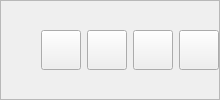
            <widget class="QFrame" name="frame_54">
             <property name="sizePolicy">
              <sizepolicy hsizetype="Preferred" vsizetype="Preferred">
               <horstretch>0</horstretch>
               <verstretch>0</verstretch>
              </sizepolicy>
             </property>
             <property name="minimumSize">
              <size>
               <width>30</width>
               <height>42</height>
              </size>
             </property>
             <property name="styleSheet">
              <string notr="true"/>
             </property>
             <property name="frameShape">
              <enum>QFrame::StyledPanel</enum>
             </property>
             <property name="frameShadow">
              <enum>QFrame::Raised</enum>
             </property>
             <layout class="QHBoxLayout" name="horizontalLayout_20">
              <property name="leftMargin">
               <number>0</number>
              </property>
              <property name="topMargin">
               <number>0</number>
              </property>
              <property name="rightMargin">
               <number>0</number>
              </property>
              <property name="bottomMargin">
               <number>0</number>
              </property>
              <item>
               <spacer name="horizontalSpacer_4">
                <property name="orientation">
                 <enum>Qt::Horizontal</enum>
                </property>
                <property name="sizeHint" stdset="0">
                 <size>
                  <width>40</width>
                  <height>20</height>
                 </size>
                </property>
               </spacer>
              </item>
              <item>
               <widget class="QPushButton" name="pushButton_70">
                <property name="minimumSize">
                 <size>
                  <width>40</width>
                  <height>40</height>
                 </size>
                </property>
                <property name="maximumSize">
                 <size>
                  <width>40</width>
                  <height>40</height>
                 </size>
                </property>
                <property name="text">
                 <string/>
                </property>
                <property name="icon">
                 <iconset>
                  <normaloff>iconos/remove.png</normaloff>iconos/remove.png</iconset>
                </property>
                <property name="iconSize">
                 <size>
                  <width>30</width>
                  <height>30</height>
                 </size>
                </property>
               </widget>
              </item>
              <item>
               <widget class="QPushButton" name="pushButton_71">
                <property name="minimumSize">
                 <size>
                  <width>40</width>
                  <height>40</height>
                 </size>
                </property>
                <property name="maximumSize">
                 <size>
                  <width>40</width>
                  <height>40</height>
                 </size>
                </property>
                <property name="text">
                 <string/>
                </property>
                <property name="icon">
                 <iconset>
                  <normaloff>iconos/fullscreen_exit.png</normaloff>iconos/fullscreen_exit.png</iconset>
                </property>
                <property name="iconSize">
                 <size>
                  <width>30</width>
                  <height>30</height>
                 </size>
                </property>
               </widget>
              </item>
              <item>
               <widget class="QPushButton" name="pushButton_72">
                <property name="minimumSize">
                 <size>
                  <width>40</width>
                  <height>40</height>
                 </size>
                </property>
                <property name="maximumSize">
                 <size>
                  <width>40</width>
                  <height>40</height>
                 </size>
                </property>
                <property name="text">
                 <string/>
                </property>
                <property name="icon">
                 <iconset>
                  <normaloff>iconos/fullscreen.png</normaloff>iconos/fullscreen.png</iconset>
                </property>
                <property name="iconSize">
                 <size>
                  <width>30</width>
                  <height>30</height>
                 </size>
                </property>
               </widget>
              </item>
              <item>
               <widget class="QPushButton" name="pushButton_73">
                <property name="minimumSize">
                 <size>
                  <width>40</width>
                  <height>40</height>
                 </size>
                </property>
                <property name="maximumSize">
                 <size>
                  <width>40</width>
                  <height>40</height>
                 </size>
                </property>
                <property name="text">
                 <string/>
                </property>
                <property name="icon">
                 <iconset>
                  <normaloff>iconos/close.png</normaloff>iconos/close.png</iconset>
                </property>
                <property name="iconSize">
                 <size>
                  <width>30</width>
                  <height>30</height>
                 </size>
                </property>
               </widget>
              </item>
             </layout>
            </widget>
